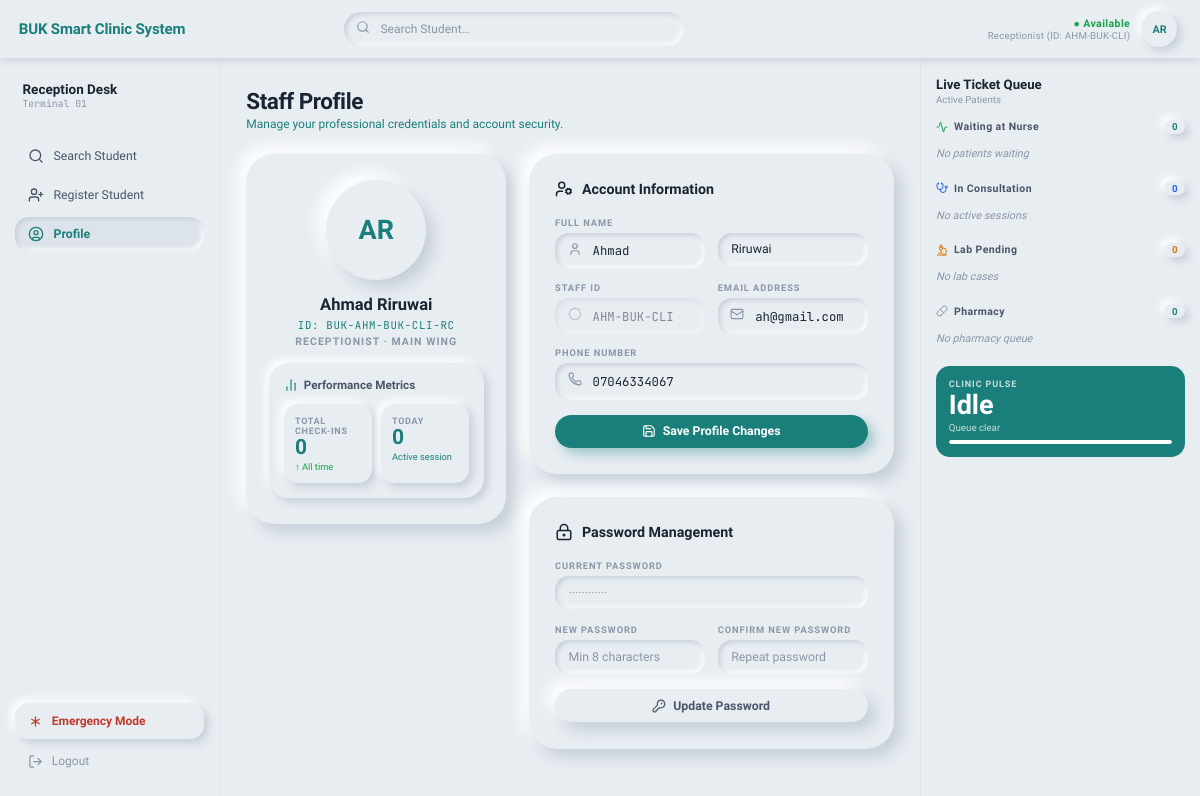
The app's page /reception/profile/ (signed in) with its own data.
### apps/users/models.py (models this page shows, shortened)
class User(AbstractUser):
    class Role(models.TextChoices):
        ADMIN = "ADMIN", "Administrator"
        RECEPTIONIST = "RECEPTIONIST", "Receptionist"
        NURSE = "NURSE", "Nurse"
        DOCTOR = "DOCTOR", "Doctor"
        LAB_TECH = "LAB_TECH", "Lab Technician"
        PHARMACIST = "PHARMACIST", "Pharmacist"
    username = None
    email = models.EmailField(unique=True)
    role = models.CharField(
        max_length=20, choices=Role.choices, default=Role.RECEPTIONIST
    )
    staff_id = models.CharField(max_length=20, unique=True)
    phone_number = models.CharField(max_length=20, blank=True)
    profile_photo = models.ImageField(upload_to="staff/photos/", null=True, blank=True)
    objects = UserManager()
    USERNAME_FIELD = "email"
    REQUIRED_FIELDS = ["staff_id", "first_name", "last_name"]
    class Meta:
        verbose_name = "User"
        verbose_name_plural = "Users"

### apps/clinic/views.py (the view, shortened to what this page needs)
# urls.py: path("reception/profile/", views.profile_view, name="profile"),
@login_required(login_url="clinic:login")
def profile_view(request):
    if not _require_receptionist(request):
        raise PermissionDenied
    user = request.user
    profile_form = ReceptionistProfileForm(instance=user)
    password_form = PasswordChangeForm()
    profile_saved = False
    password_saved = False
    password_error = None
    ctx = _ctx(request)
    ctx.update(
        {
            "active_nav": "profile",
            "profile_form": profile_form,
            "password_form": password_form,
            "profile_saved": profile_saved,
            "password_saved": password_saved,
            "password_error": password_error,
            "checkins_today": Encounter.objects.filter(
                checked_in_by=user, created_at__date=timezone.now().date()
            ).count(),
            "checkins_total": Encounter.objects.filter(checked_in_by=user).count(),
        }
    )
    return render(request, "clinic/profile.html", ctx)

### apps/clinic/forms.py (shortened to what this page needs)
class ReceptionistProfileForm(forms.ModelForm):
    class Meta:
        model = User
        fields = ["first_name", "last_name", "email", "phone_number"]
    def __init__(self, *args, **kwargs):
        super().__init__(*args, **kwargs)
        for field in self.fields.values():
            field.required = False

class PasswordChangeForm(forms.Form):
    current_password = forms.CharField(widget=forms.PasswordInput)
    new_password = forms.CharField(widget=forms.PasswordInput, min_length=8)
    confirm_password = forms.CharField(widget=forms.PasswordInput)

### apps/clinic/views.py (called while the page is built)
def _require_receptionist(request):
    if not request.user.is_authenticated:
        return False
    role = getattr(request.user, "role", "")
    return role in ("RECEPTIONIST", "ADMIN")

def _queue_stats():
    today = timezone.now().date()
    return {
        "waiting_nurse": Encounter.objects.filter(
            status=Encounter.Status.RECEPTION
        ).count(),
        "with_doctor": Encounter.objects.filter(
            status=Encounter.Status.CONSULTATION
        ).count(),
        "in_lab": Encounter.objects.filter(status=Encounter.Status.LABORATORY).count(),
        "at_pharmacy": Encounter.objects.filter(
            status=Encounter.Status.PHARMACY
        ).count(),
        "closed_today": Encounter.objects.filter(
            status=Encounter.Status.CLOSED, closed_at__date=today
        ).count(),
        "emergency": Encounter.objects.filter(
            status=Encounter.Status.EMERGENCY
        ).count(),
    }

def _recent_encounters():
    today = timezone.now().date()
    return (
        Encounter.objects.select_related("patient")
        .filter(created_at__date=today)
        .exclude(status=Encounter.Status.CLOSED)
        .order_by("-priority", "created_at")[:15]
    )

def _ctx(request):
    return {
        "queue_stats": _queue_stats(),
        "recent_encounters": _recent_encounters(),
        "today": timezone.now().date(),
    }

### apps/clinic/templates/clinic/profile.html (shortened to what this page needs)
{% extends "clinic/base.html" %}
{% block content %}
<div style="margin-bottom:1.5rem;">
  <h1 style="font-size:1.5rem;font-weight:800;color:var(--text-1);letter-spacing:-0.02em;">Staff Profile</h1>
  <p style="font-size:0.8rem;color:var(--teal);margin-top:0.2rem;">Manage your professional credentials and account security.</p>
</div>
<div class="profile-grid">
  <div>
    <div class="profile-id-card">
      <div class="pic-ring" onclick="document.getElementById('photo-upload').click()">
        {% if request.user.profile_photo %}
          <img src="{{ request.user.profile_photo.url }}" alt="Profile photo">
        {% else %}
          <span class="pic-initials">{{ request.user.first_name|first|upper }}{{ request.user.last_name|first|upper }}</span>
        {% endif %}
      </div>
      <div class="staff-name">{{ request.user.get_full_name }}</div>
      <div class="staff-id">ID: BUK-{{ request.user.staff_id|default:request.user.id }}-RC</div>
      <div class="staff-role">{{ request.user.get_role_display|default:"Receptionist" }} · Main Wing</div>
      <div class="metrics-card">
        <div class="mc-title">
          <i data-lucide="bar-chart-2" style="width:14px;height:14px;color:var(--teal);"></i>
          Performance Metrics
        </div>
        <div class="metrics-tiles">
          <div class="metric-tile">
            <div class="mt-lbl">Total Check-ins</div>
            <div class="mt-val">{{ checkins_total }}</div>
            <div class="mt-sub">↑ All time</div>
          </div>
          <div class="metric-tile">
            <div class="mt-lbl">Today</div>
            <div class="mt-val">{{ checkins_today }}</div>
            <div class="mt-sub" style="color:var(--teal);">Active session</div>
          </div>
        </div>
      </div>
    </div>
  </div>
  <div>
    <div class="panel-card">
      <div class="panel-title">
        <i data-lucide="user-cog" style="width:18px;height:18px;"></i>
        Account Information
      </div>
      <form method="POST" action="{% url 'clinic:profile' %}">
        <div class="form-grid-2" style="margin-bottom:1rem;">
          <div>
            <label class="field-lbl" for="id_first_name">Full Name</label>
            <div class="field-with-icon">
              <span class="fwi-ico"></span>
              <input class="neo-input-padded" type="text" name="first_name" id="id_first_name"
                value="{{ request.user.first_name }}" placeholder="First name">
            </div>
          </div>
          <div>
            <label class="field-lbl" for="id_last_name">&nbsp;</label>
            <input class="neo-input" type="text" name="last_name" id="id_last_name"
              value="{{ request.user.last_name }}" placeholder="Last name">
          </div>
          <div>
            <label class="field-lbl" for="id_staff_id">Staff ID</label>
            <div class="field-with-icon">
              <span class="fwi-ico"><i data-lucide="badge" style="width:14px;height:14px;"></i></span>
              <input class="neo-input-padded" type="text" value="{{ request.user.staff_id|default:'' }}" readonly style="opacity:0.5;cursor:not-allowed;">
            </div>
          </div>
          <div>
            <label class="field-lbl" for="id_email">Email Address</label>
            <div class="field-with-icon">
              <span class="fwi-ico"></span>
              <input class="neo-input-padded" type="email" name="email" id="id_email"
                value="{{ request.user.email }}">
            </div>
          </div>
          <div class="span-2">
            <label class="field-lbl" for="id_phone">Phone Number</label>
            <div class="field-with-icon">
              <span class="fwi-ico"></span>
              <input class="neo-input-padded" type="tel" name="phone_number" id="id_phone"
                value="{{ request.user.phone_number|default:'' }}" placeholder="+234…">
            </div>
          </div>
        </div>
        <button type="submit" class="btn-neo btn-teal" style="width:100%;justify-content:center;">
          <i data-lucide="save" style="width:14px;height:14px;"></i>
          Save Profile Changes
        </button>
      </form>
    </div>
    <div class="panel-card">
      <div class="panel-title">
        <i data-lucide="lock-keyhole" style="width:18px;height:18px;"></i>
        Password Management
      </div>
      <form method="POST" action="{% url 'clinic:profile' %}">
        <div style="margin-bottom:1rem;">
          <label class="field-lbl" for="id_current_pw">Current Password</label>
          <input class="neo-input" type="password" name="current_password" id="id_current_pw" placeholder="············">
        </div>
        <div class="form-grid-2" style="margin-bottom:1rem;">
          <div>
            <label class="field-lbl" for="id_new_pw">New Password</label>
            <input class="neo-input" type="password" name="new_password" id="id_new_pw" placeholder="Min 8 characters">
          </div>
          <div>
            <label class="field-lbl" for="id_confirm_pw">Confirm New Password</label>
            <input class="neo-input" type="password" name="confirm_password" id="id_confirm_pw" placeholder="Repeat password">
          </div>
        </div>
        <button type="submit" class="btn-neo" style="width:100%;justify-content:center;">
          <i data-lucide="key-round" style="width:14px;height:14px;"></i>
          Update Password
        </button>
      </form>
    </div>
  </div>
</div>
{% endblock %}

### apps/clinic/templates/clinic/base.html (shortened to what this page needs)
<!DOCTYPE html>
<html lang="en">
<head>
</head>
<body>
{% block page_wrap %}
<div class="page-shell">
  <header class="topbar">
    <span class="tb-brand">BUK Smart Clinic System</span>
    <div class="tb-search">
      <span class="tb-search-ico"></span>
      <input class="tb-search-inp" type="search" placeholder="Search Student…"
        id="tb-search-inp"
        name="q"
        hx-get="{% url 'clinic:patient_search' %}"
        hx-trigger="input changed delay:400ms"
        hx-target="#search-result"
        hx-push-url="{% url 'clinic:search' %}">
    </div>
    <div class="tb-right">
      <div class="tb-status">
        <span class="tb-available">● Available</span>
        <span class="tb-role">{{ request.user.get_role_display|default:"Receptionist" }} (ID: {{ request.user.staff_id|default:request.user.id }})</span>
      </div>
      <a href="{% url 'clinic:profile' %}" class="tb-avatar" title="Profile">
        {% if request.user.profile_photo %}
          <img src="{{ request.user.profile_photo.url }}" alt="avatar">
        {% else %}
          <span class="tb-avatar-initials">{{ request.user.first_name|first|upper }}{{ request.user.last_name|first|upper }}</span>
        {% endif %}
      </a>
    </div>
  </header>
  <nav class="sidebar">
    <div class="sidebar-section">
      <div class="sidebar-desk">Reception Desk</div>
      <div class="sidebar-term">Terminal 01</div>
    </div>
    <div style="height:1rem;"></div>
    <a href="{% url 'clinic:search' %}" class="nav-link {% if active_nav == 'search' %}active{% endif %}">
      <i data-lucide="search" style="width:16px;height:16px;"></i>
      Search Student
    </a>
    <a href="{% url 'clinic:register' %}" class="nav-link {% if active_nav == 'register' %}active{% endif %}">
      <i data-lucide="user-plus" style="width:16px;height:16px;"></i>
      Register Student
    </a>
    <a href="{% url 'clinic:profile' %}" class="nav-link {% if active_nav == 'profile' %}active{% endif %}">
      <i data-lucide="user-circle" style="width:16px;height:16px;"></i>
      Profile
    </a>
    <div class="sidebar-spacer"></div>
    <button class="emergency-btn" onclick="openEmergencyModal()" type="button">
      <i data-lucide="asterisk" style="width:15px;height:15px;"></i>
      Emergency Mode
    </button>
    <a href="{% url 'clinic:logout' %}" class="logout-btn">
      <i data-lucide="log-out" style="width:15px;height:15px;"></i>
      Logout
    </a>
  </nav>
  <main class="main-content">
    {% block content %}{% endblock %}
  </main>
  <aside class="queue-pane">
    <div>
      <div class="qp-title">Live Ticket Queue</div>
      <div class="qp-sub">Active Patients</div>
    </div>
    <div id="queue-pane-body"
      hx-get="{% url 'clinic:queue_stats' %}"
      hx-trigger="load, refreshQueue from:body every 15s"
      hx-swap="innerHTML">
      {% include "clinic/partials/queue_stats.html" %}
    </div>
  </aside>
</div>
{% endblock %}
</body>
</html>

### apps/clinic/templates/clinic/profile.html (style rules this page uses)
.profile-grid { display:grid; grid-template-columns:260px 1fr; gap:1.5rem; max-width:880px; }
.profile-id-card { background:var(--bg);box-shadow:var(--neo-md);border-radius:var(--r-xl); padding:1.75rem 1.5rem;text-align:center; }
.pic-ring { width:100px;height:100px;border-radius:50%; background:var(--bg);box-shadow:var(--neo-md); margin:0 auto 1rem;overflow:hidden;position:relative;cursor:pointer; display:flex;align-items:center;justify-content:center; }
.pic-initials { font-size:1.8rem;font-weight:800;color:var(--teal) }
.staff-name { font-size:1.1rem;font-weight:800;color:var(--text-1);margin-bottom:0.25rem }
.staff-id { font-family:var(--font-mono);font-size:0.72rem;color:var(--teal);letter-spacing:0.06em; }
.staff-role { font-size:0.7rem;font-weight:700;letter-spacing:0.1em;text-transform:uppercase;color:var(--text-3);margin-top:0.2rem }
.metrics-card { background:var(--bg);box-shadow:var(--neo-sm);border-radius:var(--r-lg); padding:1rem;margin-top:1rem;text-align:left; }
.mc-title { display:flex;align-items:center;gap:0.4rem; font-size:0.78rem;font-weight:700;color:var(--text-2);margin-bottom:0.85rem; }
.metrics-tiles { display:grid;grid-template-columns:1fr 1fr;gap:0.6rem }
.metric-tile { background:var(--bg);box-shadow:var(--neo-sm);border-radius:var(--r-md);padding:0.75rem; }
.mt-lbl { font-size:0.6rem;font-weight:700;letter-spacing:0.08em;text-transform:uppercase;color:var(--text-3) }
.mt-val { font-size:1.4rem;font-weight:800;color:var(--teal);line-height:1.1 }
.mt-sub { font-size:0.62rem;color:var(--green);margin-top:2px }
.panel-card { background:var(--bg);box-shadow:var(--neo-md);border-radius:var(--r-xl); padding:1.75rem;margin-bottom:1.5rem; }
.panel-title { display:flex;align-items:center;gap:0.6rem; font-size:0.95rem;font-weight:800;color:var(--text-1);margin-bottom:1.25rem; }
.field-with-icon { position:relative }
.fwi-ico { position:absolute;left:0.85rem;top:50%;transform:translateY(-50%); color:var(--text-3);pointer-events:none; }
.neo-input-padded { width:100%;background:var(--bg);box-shadow:var(--neo-inset-sm); border:none;border-radius:var(--r-md); padding:0.65rem 0.9rem 0.65rem 2.5rem; font-size:0.82rem;color:var(--text-1);outline:none;transition:box-shadow 0.2s; font-family:var(--font-mono); }

### records on screen
User: user.role "Receptionist", user.staff_id "AHM-BUK-CLI", user.first_name|first "A", user.last_name|first "R", user.get_full_name "Ahmad Riruwai", user.role "RECEPTIONIST", first_name "Ahmad", last_name "Riruwai", email "ah@gmail.com", phone_number "07046334067"

### other values on screen
{{ checkins_total }} "0"
{{ checkins_today }} "0"
{{ queue_stats.waiting_nurse }} "0"
{{ queue_stats.with_doctor }} "0"
{{ queue_stats.in_lab }} "0"
{{ queue_stats.at_pharmacy }} "0"
